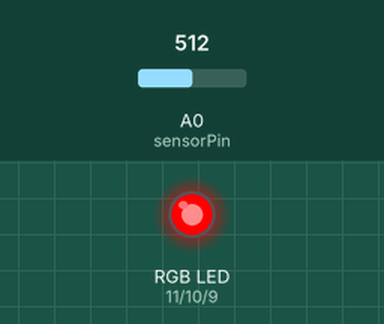
Bench run of a sketch on a simulated Arduino Uno, built with avr-gcc and run on an emulated ATmega328P. On the bench: an RGB LED mixed from three pins (HIGH = lit). The test bench sets the inputs (shaded band); at power-on: A0 (sensorPin) = 512.

Above: at 1.8 s.
1.9 s: A0 (sensorPin) set to 39
3.4 s: A0 (sensorPin) set to 32
At 4.4 s:
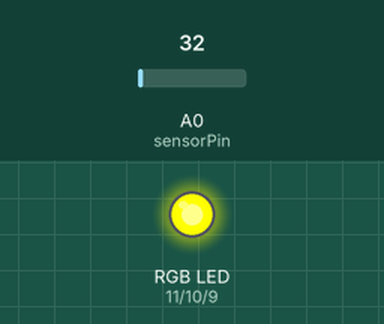
5.5 s: A0 (sensorPin) set to 10
At 7.2 s:
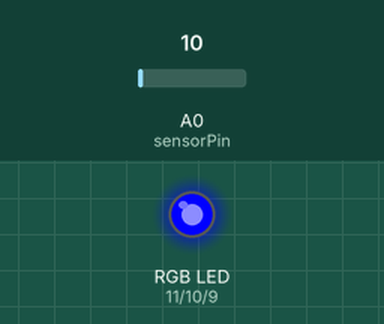
7.5 s: A0 (sensorPin) set to 30
At 8.9 s:
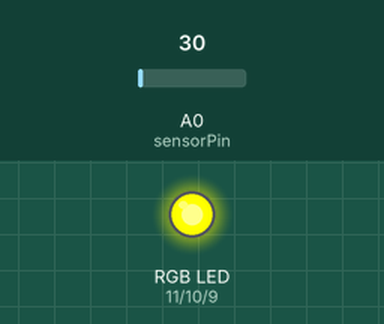
9.5 s: A0 (sensorPin) set to 0
At 10.6 s:
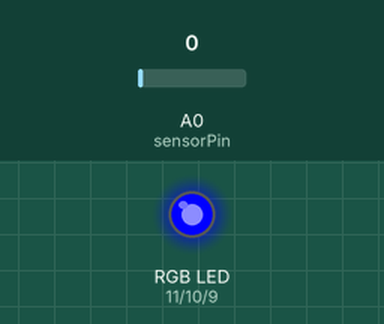
Timing chart, 0 to 12.5 s (numbered marks = the images above; inputs shaded):
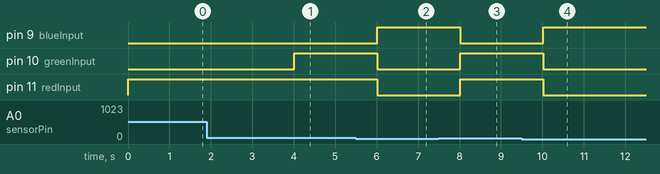

Measured:
- the behaviour switches between 35 and 34 on A0 (sensorPin) (found by bisection; images 0 and 1)
- after the input at 1.9 s, every drawn part: stays the same
- after the input at 3.4 s, pin 10 (greenInput): LOW → HIGH after 0.61 s
- after the input at 5.5 s, pin 9 (blueInput): LOW → HIGH after 0.52 s; pin 10 (greenInput), pin 11 (redInput): HIGH → LOW after 0.52 s
- after the input at 7.5 s, pin 9 (blueInput): HIGH → LOW after 0.52 s; pin 10 (greenInput), pin 11 (redInput): LOW → HIGH after 0.52 s
- after the input at 9.5 s, pin 9 (blueInput): LOW → HIGH after 0.53 s; pin 10 (greenInput), pin 11 (redInput): HIGH → LOW after 0.53 s

The sketch:

RGB.ino
```cpp
#include <SoftwareSerial.h>

SoftwareSerial BTserial(10, 11); // RX | TX

int sensorPin = 0;
int sensorValue = 0;

int redInput= 11;
int greenInput = 10;
int blueInput = 9;

void setup() {

  BTserial.begin(9600);

  pinMode(redInput, OUTPUT);
  pinMode(greenInput, OUTPUT);
  pinMode(blueInput, OUTPUT);

}

void loop() {

  sensorValue = analogRead(sensorPin);

  if(sensorValue <= 20){
    RGB(0, 0, 255);
  }else if(sensorValue > 20 && sensorValue <= 34){
    RGB(255, 255, 0);
  }else {
    RGB(255, 0, 0);
  }

  BTserial.print(sensorValue);

  delay(1000);

}

void RGB(int r, int g, int b) {

  analogWrite(redInput, r);
  analogWrite(greenInput, g);
  analogWrite(blueInput, b);

}
```
